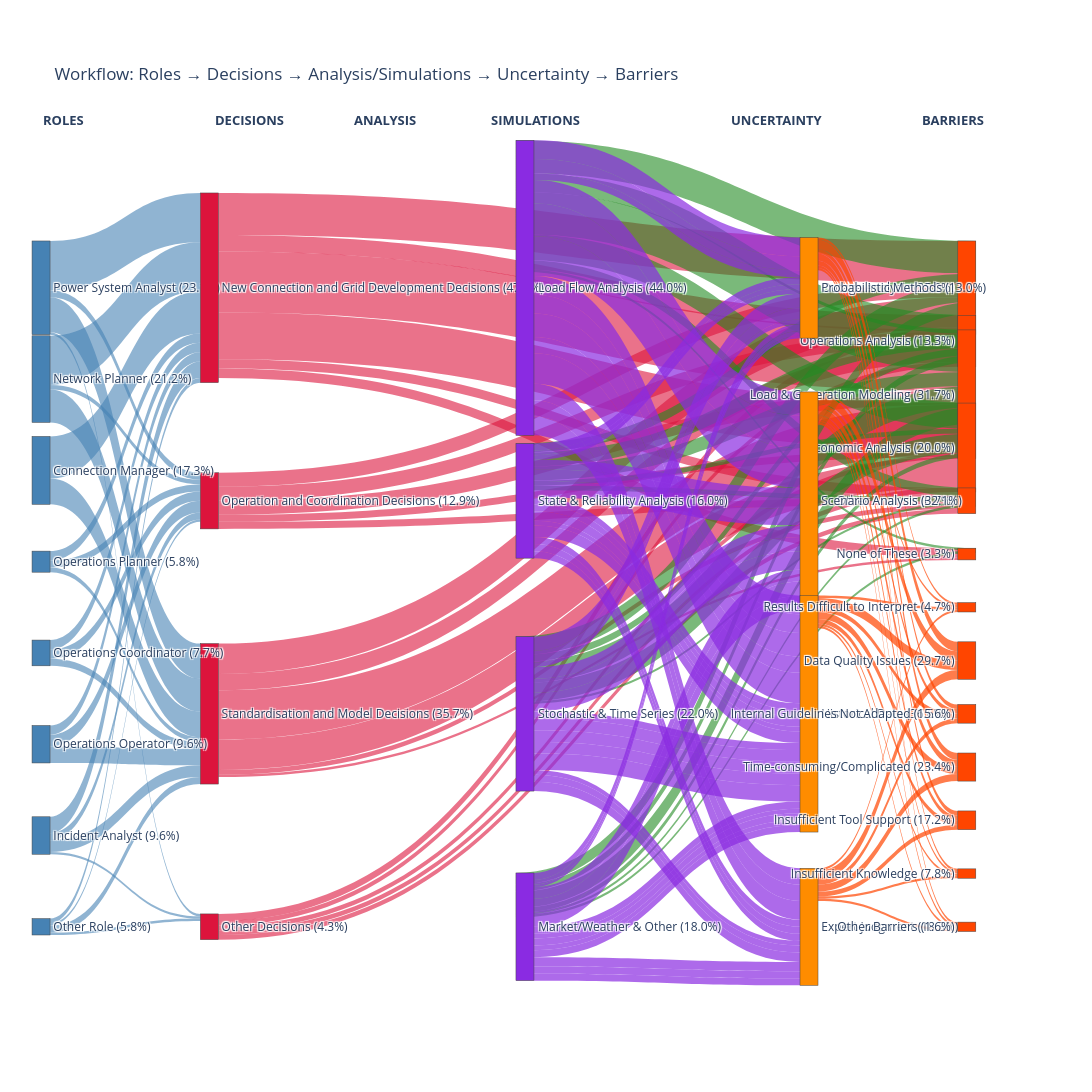

The cell this chart's notebook holds for it:
### Code cell
# Main Sankey
flows, labels = create_main_sankey_flows_linear(df)
fig1 = build_main_sankey(flows, labels)
fig1.show()

### Figure 1 — Plotly figure (JSON) as saved in the notebook; plotly's stock layout.template omitted (floating-point values rounded to 4 significant figures; data arrays with more than 128 entries replaced by an {"elided": "..."} marker saying what was removed)
{"data": [{"arrangement": "freeform", "link": {"color": {"elided": "154 str values"}, "source": {"elided": "154 int values"}, "target": {"elided": "154 int values"}, "value": {"elided": "154 int values"}}, "node": {"color": ["steelblue", "crimson", "crimson", "crimson", "crimson", "steelblue", "steelblue", "steelblue", "steelblue", "steelblue", "steelblue", "steelblue", "orangered", "orangered", "orangered", "orangered", "orangered", "orangered", "blueviolet", "blueviolet", "blueviolet", "blueviolet", "darkorange", "darkorange", "darkorange", "darkorange", "orangered", "orangered", "orangered", "orangered", "orangered", "orangered", "orangered"], "label": ["Power System Analyst\n(23.1%)", "New Connection and Grid Development Decisions\n(47.1%)", "Operation and Coordination Decisions\n(12.9%)", "Standardisation and Model Decisions\n(35.7%)", "Other Decisions\n(4.3%)", "Network Planner\n(21.2%)", "Connection Manager\n(17.3%)", "Operations Planner\n(5.8%)", "Operations Coordinator\n(7.7%)", "Operations Operator\n(9.6%)", "Incident Analyst\n(9.6%)", "Other Role\n(5.8%)", "Outage Analysis\n(25.0%)", "Operations Analysis\n(13.3%)", "Load & Generation Modeling\n(31.7%)", "Economic Analysis\n(20.0%)", "Other Analysis\n(6.7%)", "None of These\n(3.3%)", "Load Flow Analysis\n(44.0%)", "State & Reliability Analysis\n(16.0%)", "Stochastic & Time Series\n(22.0%)", "Market/Weather & Other\n(18.0%)", "Probabilistic Methods\n(13.0%)", "Scenario Analysis\n(32.1%)", "Historical Data\n(36.6%)", "Expert Judgment\n(18.3%)", "Results Difficult to Interpret\n(4.7%)", "Data Quality Issues\n(29.7%)", "Internal Guidelines Not Adapted\n(15.6%)", "Time-consuming/Complicated\n(23.4%)", "Insufficient Tool Support\n(17.2%)", "Insufficient Knowledge\n(7.8%)", "Other Barriers\n(1.6%)"], "pad": 60, "thickness": 18, "x": [0.02, 0.18, 0.18, 0.18, 0.18, 0.02, 0.02, 0.02, 0.02, 0.02, 0.02, 0.02, 0.9, 0.9, 0.9, 0.9, 0.9, 0.9, 0.48, 0.48, 0.48, 0.48, 0.75, 0.75, 0.75, 0.75, 0.9, 0.9, 0.9, 0.9, 0.9, 0.9, 0.9], "y": [0.15, 0.15, 0.4, 0.65, 0.9, 0.2571, 0.3643, 0.4714, 0.5786, 0.6857, 0.7929, 0.9, 0.15, 0.2125, 0.275, 0.3375, 0.4, 0.4625, 0.15, 0.4, 0.65, 0.9, 0.15, 0.4, 0.65, 0.9, 0.525, 0.5875, 0.65, 0.7125, 0.775, 0.8375, 0.9]}, "type": "sankey"}], "layout": {"annotations": [{"font": {"size": 13}, "showarrow": false, "text": "<b>ROLES</b>", "x": 0.0204, "y": 1.06}, {"font": {"size": 13}, "showarrow": false, "text": "<b>DECISIONS</b>", "x": 0.1836, "y": 1.06}, {"font": {"size": 13}, "showarrow": false, "text": "<b>ANALYSIS</b>", "x": 0.3468, "y": 1.06}, {"font": {"size": 13}, "showarrow": false, "text": "<b>SIMULATIONS</b>", "x": 0.4896, "y": 1.06}, {"font": {"size": 13}, "showarrow": false, "text": "<b>UNCERTAINTY</b>", "x": 0.765, "y": 1.06}, {"font": {"size": 13}, "showarrow": false, "text": "<b>BARRIERS</b>", "x": 0.918, "y": 1.06}], "height": 1200, "margin": {"b": 80, "l": 20, "r": 20, "t": 160}, "title": {"text": "Workflow: Roles → Decisions → Analysis/Simulations → Uncertainty → Barriers"}, "width": 1820}}
